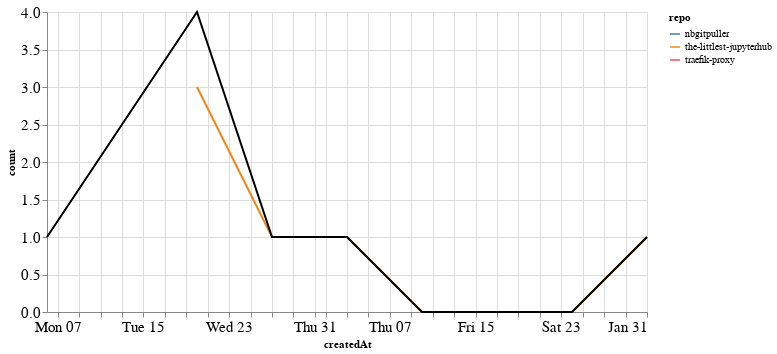

The notebook cell saved with this chart:
### Markdown cell above
### Comments

### Code cell
comments_time = comments.groupby('repo').resample('W', on='createdAt').count()['author'].reset_index()
comments_time = comments_time.rename(columns={'author': 'count'})
comments_time_total = comments_time.groupby('createdAt').agg({"count": "sum"}).reset_index()
ch1 = alt.Chart(comments_time, width=600).mark_line().encode(
    x='createdAt',
    y='count',
    color='repo',
    tooltip="repo"
)

ch2 = alt.Chart(comments_time_total, width=600).mark_line(color="black").encode(
    x='createdAt',
    y='count',
)

ch1 + ch2

### Figure 1 — Vega-Lite specification as saved in the notebook (floating-point values rounded to 4 significant figures)
{"config": {"axisLeft": {"labelFontSize": 15}, "axisBottom": {"labelFontSize": 15}}, "layer": [{"data": {"name": "data-ca9740761a11df2581183a54dde5f933"}, "mark": "line", "encoding": {"color": {"type": "nominal", "field": "repo"}, "tooltip": {"type": "nominal", "field": "repo"}, "x": {"type": "temporal", "field": "createdAt"}, "y": {"type": "quantitative", "field": "count"}}, "width": 600}, {"data": {"name": "data-40f869d966bb3cc7c4657e42bfc89633"}, "mark": {"type": "line", "color": "black"}, "encoding": {"x": {"type": "temporal", "field": "createdAt"}, "y": {"type": "quantitative", "field": "count"}}, "width": 600}], "$schema": "https://vega.github.io/schema/vega-lite/v4.8.1.json", "datasets": {"data-ca9740761a11df2581183a54dde5f933": [{"repo": "nbgitpuller", "createdAt": "2020-12-20T00:00:00", "count": 1}, {"repo": "the-littlest-jupyterhub", "createdAt": "2020-12-20T00:00:00", "count": 3}, {"repo": "the-littlest-jupyterhub", "createdAt": "2020-12-27T00:00:00", "count": 1}, {"repo": "the-littlest-jupyterhub", "createdAt": "2021-01-03T00:00:00", "count": 1}, {"repo": "the-littlest-jupyterhub", "createdAt": "2021-01-10T00:00:00", "count": 0}, {"repo": "the-littlest-jupyterhub", "createdAt": "2021-01-17T00:00:00", "count": 0}, {"repo": "the-littlest-jupyterhub", "createdAt": "2021-01-24T00:00:00", "count": 0}, {"repo": "the-littlest-jupyterhub", "createdAt": "2021-01-31T00:00:00", "count": 1}, {"repo": "traefik-proxy", "createdAt": "2020-12-06T00:00:00", "count": 1}], "data-40f869d966bb3cc7c4657e42bfc89633": [{"createdAt": "2020-12-06T00:00:00", "count": 1}, {"createdAt": "2020-12-20T00:00:00", "count": 4}, {"createdAt": "2020-12-27T00:00:00", "count": 1}, {"createdAt": "2021-01-03T00:00:00", "count": 1}, {"createdAt": "2021-01-10T00:00:00", "count": 0}, {"createdAt": "2021-01-17T00:00:00", "count": 0}, {"createdAt": "2021-01-24T00:00:00", "count": 0}, {"createdAt": "2021-01-31T00:00:00", "count": 1}]}}
